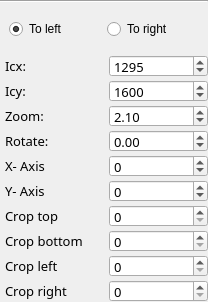
           <widget class="QWidget" name="page_image_4">
            <property name="geometry">
             <rect>
              <x>0</x>
              <y>0</y>
              <width>208</width>
              <height>302</height>
             </rect>
            </property>
            <attribute name="label">
             <string>Image 4</string>
            </attribute>
            <layout class="QVBoxLayout" name="verticalLayout_6">
             <property name="spacing">
              <number>5</number>
             </property>
             <property name="leftMargin">
              <number>0</number>
             </property>
             <property name="topMargin">
              <number>0</number>
             </property>
             <property name="rightMargin">
              <number>0</number>
             </property>
             <property name="bottomMargin">
              <number>0</number>
             </property>
             <item>
              <widget class="Line" name="line_4">
               <property name="orientation">
                <enum>Qt::Horizontal</enum>
               </property>
              </widget>
             </item>
             <item>
              <widget class="QFrame" name="frame_radio_button_alligment_image_4">
               <layout class="QHBoxLayout" name="horizontalLayout_20">
                <item>
                 <widget class="QRadioButton" name="radioButton_3">
                  <property name="text">
                   <string>To left</string>
                  </property>
                  <property name="checked">
                   <bool>true</bool>
                  </property>
                 </widget>
                </item>
                <item>
                 <widget class="QRadioButton" name="radioButton_4">
                  <property name="text">
                   <string>To right</string>
                  </property>
                 </widget>
                </item>
               </layout>
              </widget>
             </item>
             <item>
              <layout class="QGridLayout" name="gridLayout_11">
               <property name="leftMargin">
                <number>5</number>
               </property>
               <property name="horizontalSpacing">
                <number>5</number>
               </property>
               <property name="verticalSpacing">
                <number>3</number>
               </property>
               <item row="0" column="1">
                <widget class="QSpinBox" name="val_icx_image_4">
                 <property name="enabled">
                  <bool>true</bool>
                 </property>
                 <property name="minimumSize">
                  <size>
                   <width>60</width>
                   <height>0</height>
                  </size>
                 </property>
                 <property name="maximumSize">
                  <size>
                   <width>16777215</width>
                   <height>22</height>
                  </size>
                 </property>
                 <property name="font">
                  <font>
                   <family>Sans Serif</family>
                   <pointsize>10</pointsize>
                  </font>
                 </property>
                 <property name="maximum">
                  <number>4000</number>
                 </property>
                 <property name="value">
                  <number>1295</number>
                 </property>
                </widget>
               </item>
               <item row="7" column="0">
                <widget class="QLabel" name="label_63">
                 <property name="font">
                  <font>
                   <family>Sans Serif</family>
                   <pointsize>10</pointsize>
                  </font>
                 </property>
                 <property name="text">
                  <string>Crop bottom</string>
                 </property>
                </widget>
               </item>
               <item row="1" column="0">
                <widget class="QLabel" name="label_87">
                 <property name="minimumSize">
                  <size>
                   <width>60</width>
                   <height>0</height>
                  </size>
                 </property>
                 <property name="font">
                  <font>
                   <family>Sans Serif</family>
                   <pointsize>10</pointsize>
                  </font>
                 </property>
                 <property name="text">
                  <string>Icy:</string>
                 </property>
                </widget>
               </item>
               <item row="2" column="1">
                <widget class="QDoubleSpinBox" name="val_zoom_image_4">
                 <property name="minimumSize">
                  <size>
                   <width>60</width>
                   <height>0</height>
                  </size>
                 </property>
                 <property name="maximumSize">
                  <size>
                   <width>16777215</width>
                   <height>22</height>
                  </size>
                 </property>
                 <property name="font">
                  <font>
                   <family>Sans Serif</family>
                   <pointsize>10</pointsize>
                  </font>
                 </property>
                 <property name="decimals">
                  <number>2</number>
                 </property>
                 <property name="minimum">
                  <double>1.000000000000000</double>
                 </property>
                 <property name="maximum">
                  <double>14.000000000000000</double>
                 </property>
                 <property name="singleStep">
                  <double>0.020000000000000</double>
                 </property>
                 <property name="value">
                  <double>2.100000000000000</double>
                 </property>
                </widget>
               </item>
               <item row="9" column="1">
                <widget class="QSpinBox" name="val_crop_right_image_4">
                 <property name="minimumSize">
                  <size>
                   <width>60</width>
                   <height>0</height>
                  </size>
                 </property>
                 <property name="maximumSize">
                  <size>
                   <width>16777215</width>
                   <height>22</height>
                  </size>
                 </property>
                 <property name="font">
                  <font>
                   <family>Sans Serif</family>
                   <pointsize>10</pointsize>
                  </font>
                 </property>
                 <property name="maximum">
                  <number>2500</number>
                 </property>
                 <property name="value">
                  <number>0</number>
                 </property>
                </widget>
               </item>
               <item row="6" column="0">
                <widget class="QLabel" name="label_64">
                 <property name="font">
                  <font>
                   <family>Sans Serif</family>
                   <pointsize>10</pointsize>
                  </font>
                 </property>
                 <property name="text">
                  <string>Crop top</string>
                 </property>
                </widget>
               </item>
               <item row="8" column="1">
                <widget class="QSpinBox" name="val_crop_left_image_4">
                 <property name="minimumSize">
                  <size>
                   <width>60</width>
                   <height>0</height>
                  </size>
                 </property>
                 <property name="maximumSize">
                  <size>
                   <width>16777215</width>
                   <height>22</height>
                  </size>
                 </property>
                 <property name="font">
                  <font>
                   <family>Sans Serif</family>
                   <pointsize>10</pointsize>
                  </font>
                 </property>
                 <property name="maximum">
                  <number>2500</number>
                 </property>
                 <property name="value">
                  <number>0</number>
                 </property>
                </widget>
               </item>
               <item row="5" column="0">
                <widget class="QLabel" name="label_86">
                 <property name="enabled">
                  <bool>true</bool>
                 </property>
                 <property name="font">
                  <font>
                   <family>Sans Serif</family>
                   <pointsize>10</pointsize>
                  </font>
                 </property>
                 <property name="text">
                  <string>Y- Axis</string>
                 </property>
                </widget>
               </item>
               <item row="7" column="1">
                <widget class="QSpinBox" name="val_crop_bottom_image_4">
                 <property name="minimumSize">
                  <size>
                   <width>60</width>
                   <height>0</height>
                  </size>
                 </property>
                 <property name="maximumSize">
                  <size>
                   <width>16777215</width>
                   <height>22</height>
                  </size>
                 </property>
                 <property name="font">
                  <font>
                   <family>Sans Serif</family>
                   <pointsize>10</pointsize>
                  </font>
                 </property>
                 <property name="maximum">
                  <number>2500</number>
                 </property>
                 <property name="value">
                  <number>0</number>
                 </property>
                </widget>
               </item>
               <item row="8" column="0">
                <widget class="QLabel" name="label_72">
                 <property name="font">
                  <font>
                   <family>Sans Serif</family>
                   <pointsize>10</pointsize>
                  </font>
                 </property>
                 <property name="text">
                  <string>Crop left</string>
                 </property>
                </widget>
               </item>
               <item row="3" column="0">
                <widget class="QLabel" name="label_22">
                 <property name="minimumSize">
                  <size>
                   <width>60</width>
                   <height>0</height>
                  </size>
                 </property>
                 <property name="font">
                  <font>
                   <family>Sans Serif</family>
                   <pointsize>10</pointsize>
                  </font>
                 </property>
                 <property name="text">
                  <string>Rotate: </string>
                 </property>
                </widget>
               </item>
               <item row="4" column="0">
                <widget class="QLabel" name="label_89">
                 <property name="enabled">
                  <bool>true</bool>
                 </property>
                 <property name="font">
                  <font>
                   <family>Sans Serif</family>
                   <pointsize>10</pointsize>
                  </font>
                 </property>
                 <property name="text">
                  <string>X- Axis</string>
                 </property>
                </widget>
               </item>
               <item row="9" column="0">
                <widget class="QLabel" name="label_78">
                 <property name="font">
                  <font>
                   <family>Sans Serif</family>
                   <pointsize>10</pointsize>
                  </font>
                 </property>
                 <property name="text">
                  <string>Crop right</string>
                 </property>
                </widget>
               </item>
               <item row="2" column="0">
                <widget class="QLabel" name="label_88">
                 <property name="minimumSize">
                  <size>
                   <width>80</width>
                   <height>0</height>
                  </size>
                 </property>
                 <property name="font">
                  <font>
                   <family>Sans Serif</family>
                   <pointsize>10</pointsize>
                  </font>
                 </property>
                 <property name="text">
                  <string>Zoom:</string>
                 </property>
                </widget>
               </item>
               <item row="3" column="1">
                <widget class="QDoubleSpinBox" name="val_rotate_image_4">
                 <property name="enabled">
                  <bool>true</bool>
                 </property>
                 <property name="minimumSize">
                  <size>
                   <width>50</width>
                   <height>0</height>
                  </size>
                 </property>
                 <property name="maximumSize">
                  <size>
                   <width>16777215</width>
                   <height>22</height>
                  </size>
                 </property>
                 <property name="font">
                  <font>
                   <family>Sans Serif</family>
                   <pointsize>10</pointsize>
                  </font>
                 </property>
                 <property name="minimum">
                  <double>-180.000000000000000</double>
                 </property>
                 <property name="maximum">
                  <double>180.000000000000000</double>
                 </property>
                 <property name="singleStep">
                  <double>0.100000000000000</double>
                 </property>
                </widget>
               </item>
               <item row="1" column="1">
                <widget class="QSpinBox" name="val_icy_image_4">
                 <property name="enabled">
                  <bool>true</bool>
                 </property>
                 <property name="minimumSize">
                  <size>
                   <width>60</width>
                   <height>0</height>
                  </size>
                 </property>
                 <property name="maximumSize">
                  <size>
                   <width>16777215</width>
                   <height>22</height>
                  </size>
                 </property>
                 <property name="font">
                  <font>
                   <family>Sans Serif</family>
                   <pointsize>10</pointsize>
                  </font>
                 </property>
                 <property name="maximum">
                  <number>4000</number>
                 </property>
                 <property name="value">
                  <number>1600</number>
                 </property>
                </widget>
               </item>
               <item row="6" column="1">
                <widget class="QSpinBox" name="val_crop_top_image_4">
                 <property name="minimumSize">
                  <size>
                   <width>60</width>
                   <height>0</height>
                  </size>
                 </property>
                 <property name="maximumSize">
                  <size>
                   <width>16777215</width>
                   <height>22</height>
                  </size>
                 </property>
                 <property name="font">
                  <font>
                   <family>Sans Serif</family>
                   <pointsize>10</pointsize>
                  </font>
                 </property>
                 <property name="maximum">
                  <number>2500</number>
                 </property>
                 <property name="value">
                  <number>0</number>
                 </property>
                </widget>
               </item>
               <item row="4" column="1">
                <widget class="QSpinBox" name="val_coordinate_x_image_4">
                 <property name="enabled">
                  <bool>true</bool>
                 </property>
                 <property name="minimumSize">
                  <size>
                   <width>50</width>
                   <height>0</height>
                  </size>
                 </property>
                 <property name="maximumSize">
                  <size>
                   <width>16777215</width>
                   <height>22</height>
                  </size>
                 </property>
                 <property name="font">
                  <font>
                   <family>Sans Serif</family>
                   <pointsize>10</pointsize>
                  </font>
                 </property>
                 <property name="minimum">
                  <number>-10000</number>
                 </property>
                 <property name="maximum">
                  <number>10000</number>
                 </property>
                 <property name="value">
                  <number>0</number>
                 </property>
                </widget>
               </item>
               <item row="5" column="1">
                <widget class="QSpinBox" name="val_coordinate_y_image_4">
                 <property name="enabled">
                  <bool>true</bool>
                 </property>
                 <property name="minimumSize">
                  <size>
                   <width>50</width>
                   <height>0</height>
                  </size>
                 </property>
                 <property name="maximumSize">
                  <size>
                   <width>16777215</width>
                   <height>22</height>
                  </size>
                 </property>
                 <property name="font">
                  <font>
                   <family>Sans Serif</family>
                   <pointsize>10</pointsize>
                  </font>
                 </property>
                 <property name="minimum">
                  <number>-10000</number>
                 </property>
                 <property name="maximum">
                  <number>10000</number>
                 </property>
                </widget>
               </item>
               <item row="0" column="0">
                <widget class="QLabel" name="label_90">
                 <property name="minimumSize">
                  <size>
                   <width>60</width>
                   <height>0</height>
                  </size>
                 </property>
                 <property name="font">
                  <font>
                   <family>Sans Serif</family>
                   <pointsize>10</pointsize>
                  </font>
                 </property>
                 <property name="text">
                  <string>Icx:</string>
                 </property>
                </widget>
               </item>
              </layout>
             </item>
            </layout>
           </widget>
